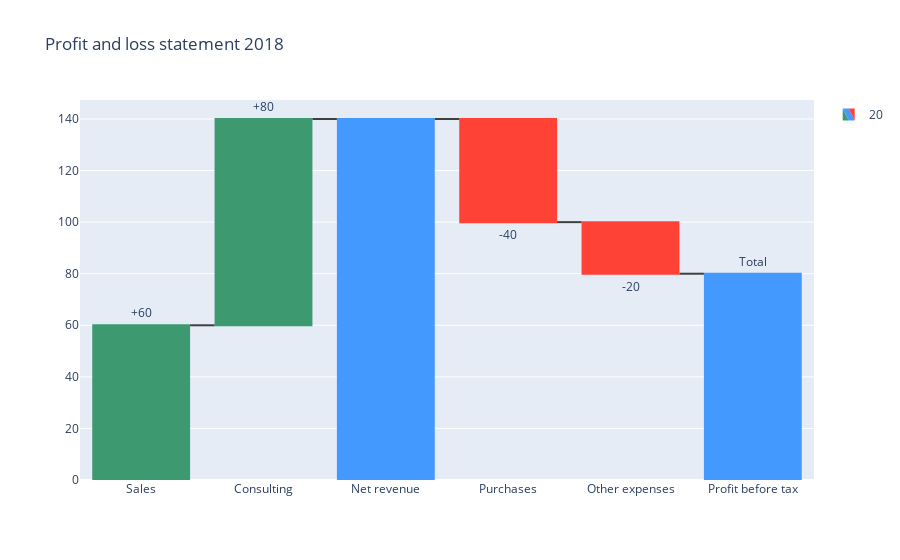

The notebook cell this image was saved under:
### Markdown cell above
Let's start a Waterfall graph that we can later fill in with monthly or quarterly profit and loss summaries

### Code cell
import plotly.graph_objects as go

fig = go.Figure(go.Waterfall(
    name = "20", orientation = "v",
    measure = ["relative", "relative", "total", "relative", "relative", "total"],
    x = ["Sales", "Consulting", "Net revenue", "Purchases", "Other expenses", "Profit before tax"],
    textposition = "outside",
    text = ["+60", "+80", "", "-40", "-20", "Total"],
    y = [60, 80, 0, -40, -20, 0],
    connector = {"line":{"color":"rgb(63, 63, 63)"}},
))

fig.update_layout(
        title = "Profit and loss statement 2018",
        showlegend = True
)

fig.show()

### Figure 1 — Plotly figure (JSON) as saved in the notebook; plotly's stock layout.template omitted (floating-point values rounded to 4 significant figures)
{"data": [{"connector": {"line": {"color": "rgb(63, 63, 63)"}}, "measure": ["relative", "relative", "total", "relative", "relative", "total"], "name": "20", "orientation": "v", "text": ["+60", "+80", "", "-40", "-20", "Total"], "textposition": "outside", "type": "waterfall", "x": ["Sales", "Consulting", "Net revenue", "Purchases", "Other expenses", "Profit before tax"], "y": [60, 80, 0, -40, -20, 0]}], "layout": {"showlegend": true, "title": {"text": "Profit and loss statement 2018"}}}
